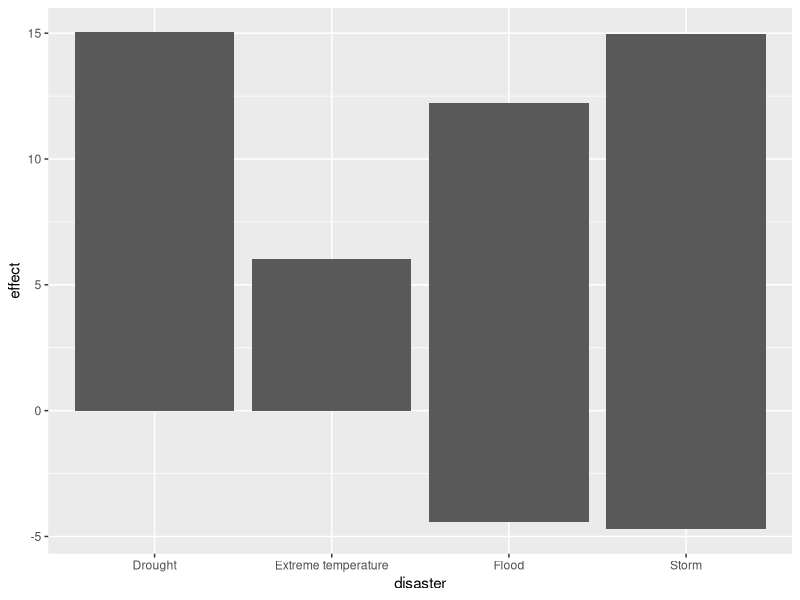
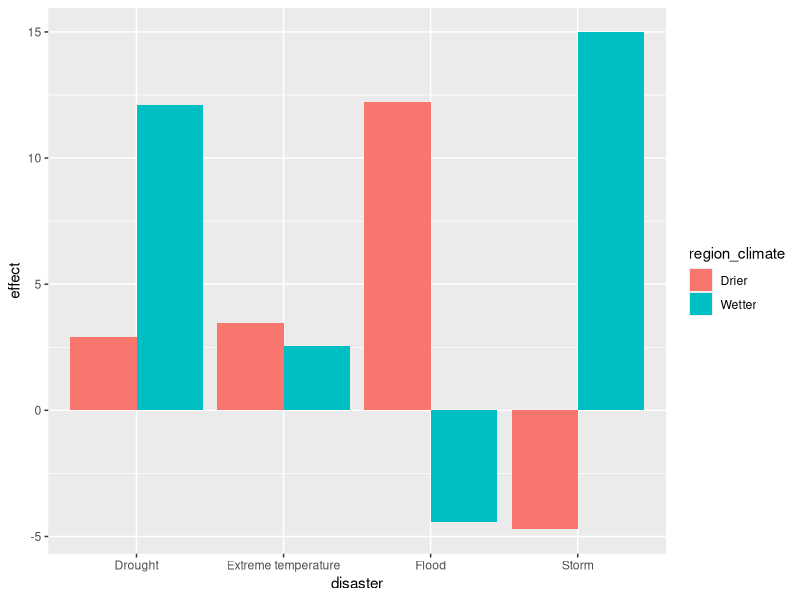
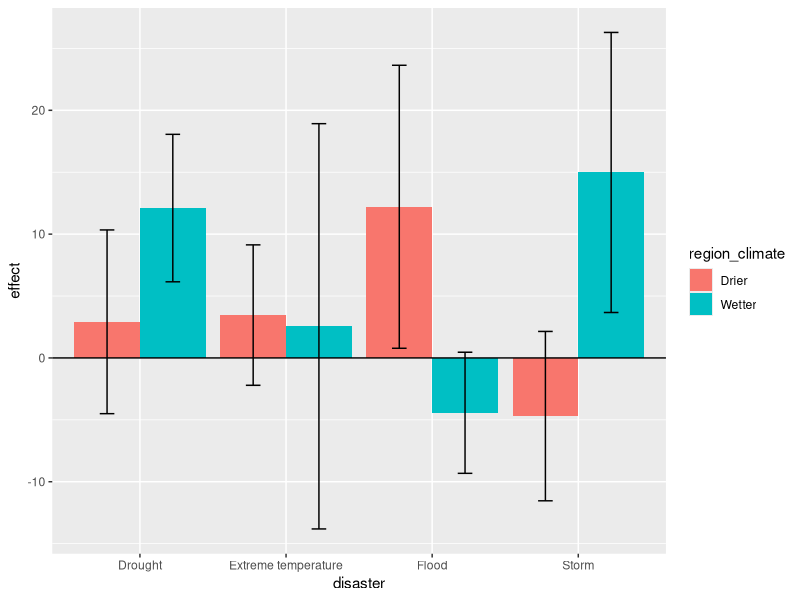
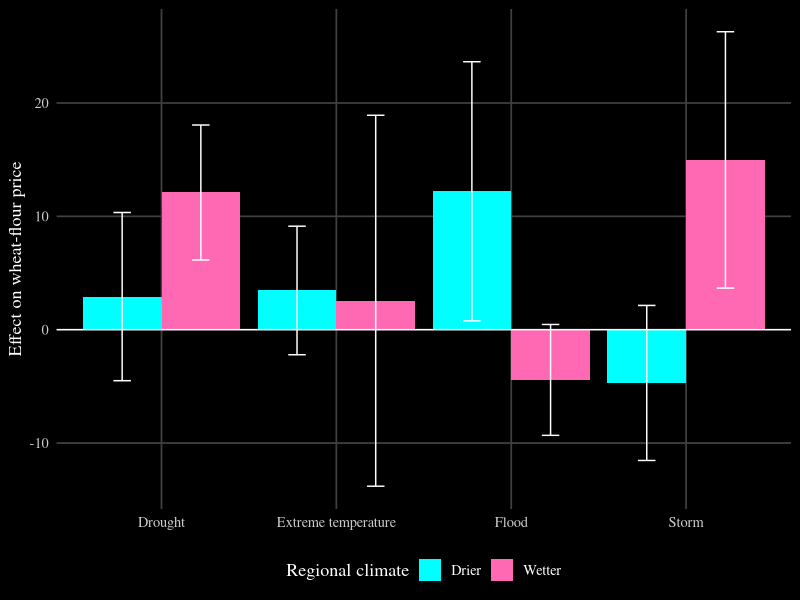
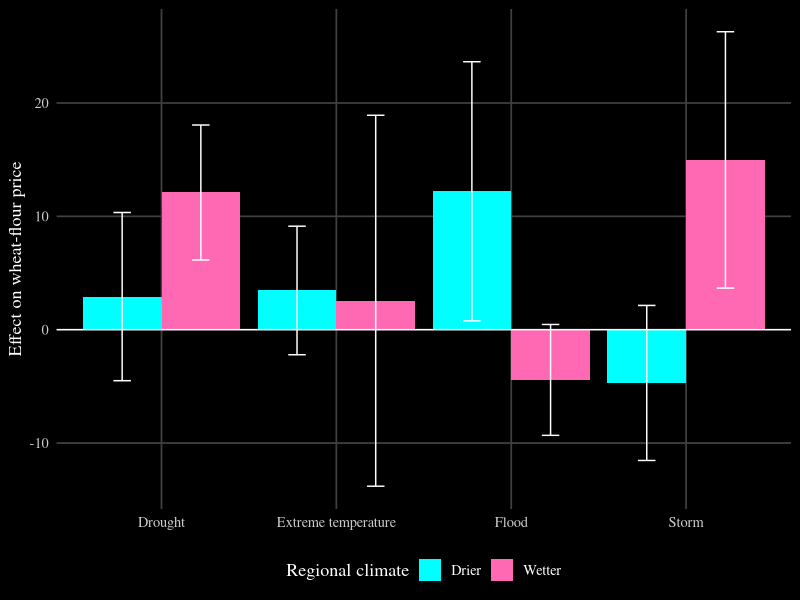

Generate these figures, in order, with R:
# =============================================================
# Does the same disaster hit food prices the same way everywhere?
# A three-variable bar chart, built in stages
# =============================================================
# Data: data/pooled_effects.csv (8 rows)
# Each row is the average effect of a disaster on wheat-flour
# prices over the 13 months after it, in drier or wetter regions.
# These are the main results of D'Amico (2026, ERL).
#
# The three variables:
#   disaster        (Flood, Drought, Storm, Extreme temperature)
#   region_climate  (Drier or Wetter)
#   effect          (change in wheat-flour price)

# install.packages("ggplot2")   # run once if ggplot2 is not installed
library(ggplot2)

d <- read.csv("data/pooled_effects.csv")
d

# -------------------------------------------------------------
# Stage 1: one variable on each axis
# This puts both bars for each disaster in the same spot, so
# the drier and wetter results are stacked on top of each other.
# -------------------------------------------------------------
p1 <- ggplot(d, aes(x = disaster, y = effect)) +
  geom_col()
p1

# -------------------------------------------------------------
# Stage 2: add the third variable with colour
# position = "dodge" puts the bars side by side
# -------------------------------------------------------------
p2 <- ggplot(d, aes(x = disaster, y = effect, fill = region_climate)) +
  geom_col(position = "dodge")
p2

# -------------------------------------------------------------
# Stage 3: show uncertainty
# Error bars show the 95% confidence interval. If a bar's
# interval crosses zero, we cannot rule out "no effect".
# -------------------------------------------------------------
p3 <- p2 +
  geom_errorbar(aes(ymin = lower, ymax = upper),
                position = position_dodge(width = 0.9), width = 0.2) +
  geom_hline(yintercept = 0)
p3

# -------------------------------------------------------------
# Stage 4: make it readable
# -------------------------------------------------------------
p4 <- ggplot(d, aes(x = disaster, y = effect, fill = region_climate)) +
  geom_col(position = "dodge") +
  geom_errorbar(aes(ymin = lower, ymax = upper),
                position = position_dodge(width = 0.9), width = 0.2,
                colour = "white") +
  geom_hline(yintercept = 0, colour = "white") +
  scale_fill_manual(values = c("Drier" = "#00FFFF", "Wetter" = "#FF69B4")) +
  labs(x = NULL,
       y = "Effect on wheat-flour price",
       fill = "Regional climate") +
  theme_minimal(base_family = "serif", base_size = 13) +
  # a dark look, like the figures in the HSS paper
  theme(plot.background  = element_rect(fill = "black", colour = NA),
        text             = element_text(colour = "white"),
        axis.text        = element_text(colour = "grey80"),
        strip.text       = element_text(colour = "white"),
        panel.grid       = element_line(colour = "grey25"),
        panel.grid.minor = element_blank(),
        legend.position  = "bottom")
p4

# -------------------------------------------------------------
# Save your figure
# -------------------------------------------------------------
dir.create("figures", showWarnings = FALSE)
ggsave("figures/my_chart.png", p4, width = 7, height = 5, dpi = 300)

# Try it yourself:
#   1. Swap x and fill: aes(x = region_climate, fill = disaster).
#      Which version makes the main finding easier to see?
#   2. Try geom_point() + geom_errorbar() with no bars at all.
#      This is called a coefficient plot, and it is common in papers.
#   3. Which disaster shows the biggest difference between
#      drier and wetter regions?
